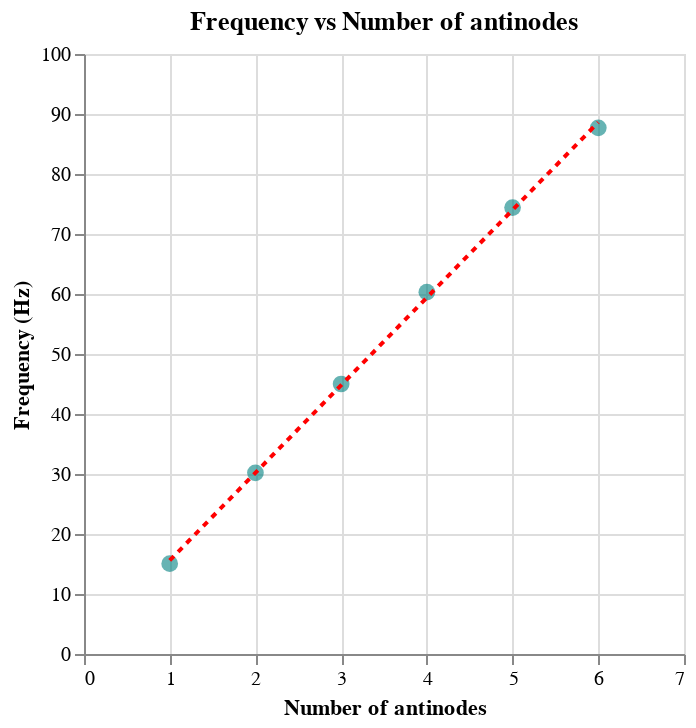

The notebook cell this image was saved under:
### Markdown cell above
## Part 5: Plot and linear Fit

- In this part, you will have to plot your data in Logger Pro.
- <mark>Steps to plot your data</mark>:
    - Enter values of "n" to X column. Enter the values of frequency to Y column. (go back to Pre lab 1)
    - Create a new column: 
        - **Select Data > New Manual Column > Options header**.
        - **Check Error bar calculations**.
        - **Select Fixed value**.

![](../../images/lab2/add_column.png)


- Here is an demonstration of what your graph might look like:

### Code cell
import altair as alt
import pandas as pd
import numpy as np

data = pd.read_csv('./lab2.csv', delimiter=',').rename(columns={'Number of Anti_nodes': 'n', 'f (Hz)': 'f','f error (Hz)': 'f_error'})

chart = alt.Chart(data, height=300, width=300).mark_circle(
    color='teal', 
    size = 70, 
    opacity=0.6,
).encode(
    x=alt.X('n:Q', title='Number of antinodes',scale=alt.Scale(domain=(0, 7))),
    y=alt.Y('f:Q', title='Frequency (Hz)',scale=alt.Scale(domain=(0, 100)))
).properties(
    title='Frequency vs Number of antinodes'
)

# Generate regression line
linear_fit=chart.transform_regression('n', 'f', method='linear').mark_line(color="red",strokeDash=np.array([3,3]))

# # generate the error bars
errorbars = chart.mark_errorbar(extent='stderr').encode(
    x=alt.X('x:Q'),
    yError=alt.YError(field='f_error:Q')
)

# Display the chart
alt.layer(chart,linear_fit, errorbars).interactive()

### Figure 1 — Vega-Lite specification as saved in the notebook (floating-point values rounded to 4 significant figures)
{"config": {"view": {"continuousWidth": 400, "continuousHeight": 300}}, "layer": [{"mark": {"type": "circle", "color": "teal", "opacity": 0.6, "size": 70}, "encoding": {"x": {"type": "quantitative", "field": "n", "scale": {"domain": [0, 7]}, "title": "Number of antinodes"}, "y": {"type": "quantitative", "field": "f", "scale": {"domain": [0, 100]}, "title": "Frequency (Hz)"}}, "height": 300, "selection": {"selector002": {"type": "interval", "bind": "scales", "encodings": ["x", "y"]}}, "title": "Frequency vs Number of antinodes", "width": 300}, {"mark": {"type": "line", "color": "red", "strokeDash": [3.0, 3.0]}, "encoding": {"x": {"type": "quantitative", "field": "n", "scale": {"domain": [0, 7]}, "title": "Number of antinodes"}, "y": {"type": "quantitative", "field": "f", "scale": {"domain": [0, 100]}, "title": "Frequency (Hz)"}}, "height": 300, "title": "Frequency vs Number of antinodes", "transform": [{"on": "n", "regression": "f", "method": "linear"}], "width": 300}, {"mark": {"type": "errorbar", "extent": "stderr"}, "encoding": {"x": {"type": "quantitative", "field": "x"}, "y": {"type": "quantitative", "field": "f", "scale": {"domain": [0, 100]}, "title": "Frequency (Hz)"}, "yError": {"field": "f_error:Q"}}, "height": 300, "title": "Frequency vs Number of antinodes", "width": 300}], "data": {"name": "data-fd53f1295d8c6ea9afcf185e30463b96"}, "$schema": "https://vega.github.io/schema/vega-lite/v4.8.1.json", "datasets": {"data-fd53f1295d8c6ea9afcf185e30463b96": [{"n": 1, "f": 15.05, "f_error": 0.1}, {"n": 2, "f": 30.2, "f_error": 0.3}, {"n": 3, "f": 45.0, "f_error": 0.3}, {"n": 4, "f": 60.3, "f_error": 0.3}, {"n": 5, "f": 74.4, "f_error": 0.3}, {"n": 6, "f": 87.7, "f_error": 0.3}]}}
